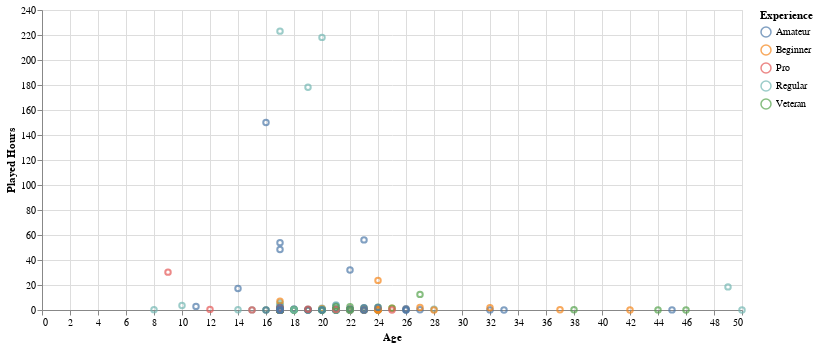

The notebook cell saved with this chart:
### Code cell
# creating a scatterplot for our variables and colouring by experience
age_chart = alt.Chart(filtered_age_df).mark_point().encode(
    x=alt.X("age").title("Age"),
    y=alt.Y("played_hours").title("Played Hours"),
    color=alt.Color("experience").title("Experience")
).properties(width=700)

age_chart

### Figure 1 — Vega-Lite specification as saved in the notebook (floating-point values rounded to 4 significant figures; data arrays with more than 128 entries replaced by an {"elided": "..."} marker saying what was removed)
{"config": {"view": {"continuousWidth": 300, "continuousHeight": 300}}, "data": {"name": "data-3c8c47723bc99e0b81fbed22ebf666a9"}, "mark": {"type": "point"}, "encoding": {"color": {"field": "experience", "title": "Experience", "type": "nominal"}, "x": {"field": "age", "title": "Age", "type": "quantitative"}, "y": {"field": "played_hours", "title": "Played Hours", "type": "quantitative"}}, "width": 700, "$schema": "https://vega.github.io/schema/vega-lite/v5.20.1.json", "datasets": {"data-3c8c47723bc99e0b81fbed22ebf666a9": {"elided": "194 records"}}}
